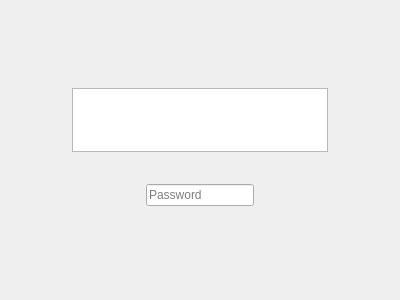
<?xml version="1.0" encoding="UTF-8"?>
<ui version="4.0">
 <class>badger_ubuntu_22_04</class>
 <widget class="QDialog" name="badger_ubuntu_22_04">
  <property name="geometry">
   <rect>
    <x>0</x>
    <y>0</y>
    <width>400</width>
    <height>300</height>
   </rect>
  </property>
  <property name="windowTitle">
   <string>Dialog</string>
  </property>
  <layout class="QVBoxLayout" name="verticalLayout">
   <item>
    <widget class="QLabel" name="clock">
     <property name="text">
      <string/>
     </property>
     <property name="alignment">
      <set>Qt::AlignCenter</set>
     </property>
    </widget>
   </item>
   <item>
    <spacer name="verticalSpacer_2">
     <property name="orientation">
      <enum>Qt::Vertical</enum>
     </property>
     <property name="sizeHint" stdset="0">
      <size>
       <width>20</width>
       <height>51</height>
      </size>
     </property>
    </spacer>
   </item>
   <item>
    <layout class="QHBoxLayout" name="horizontalLayout_2">
     <item>
      <spacer name="horizontalSpacer_3">
       <property name="orientation">
        <enum>Qt::Horizontal</enum>
       </property>
       <property name="sizeHint" stdset="0">
        <size>
         <width>40</width>
         <height>20</height>
        </size>
       </property>
      </spacer>
     </item>
     <item>
      <widget class="QListWidget" name="accounts">
       <property name="sizePolicy">
        <sizepolicy hsizetype="Minimum" vsizetype="Expanding">
         <horstretch>0</horstretch>
         <verstretch>0</verstretch>
        </sizepolicy>
       </property>
       <property name="maximumSize">
        <size>
         <width>16777215</width>
         <height>64</height>
        </size>
       </property>
       <property name="verticalScrollBarPolicy">
        <enum>Qt::ScrollBarAlwaysOff</enum>
       </property>
       <property name="horizontalScrollBarPolicy">
        <enum>Qt::ScrollBarAlwaysOff</enum>
       </property>
      </widget>
     </item>
     <item>
      <spacer name="horizontalSpacer_4">
       <property name="orientation">
        <enum>Qt::Horizontal</enum>
       </property>
       <property name="sizeHint" stdset="0">
        <size>
         <width>40</width>
         <height>20</height>
        </size>
       </property>
      </spacer>
     </item>
    </layout>
   </item>
   <item>
    <layout class="QHBoxLayout" name="horizontalLayout_3">
     <item>
      <spacer name="horizontalSpacer_5">
       <property name="orientation">
        <enum>Qt::Horizontal</enum>
       </property>
       <property name="sizeHint" stdset="0">
        <size>
         <width>40</width>
         <height>20</height>
        </size>
       </property>
      </spacer>
     </item>
     <item>
      <widget class="QLabel" name="account">
       <property name="sizePolicy">
        <sizepolicy hsizetype="Minimum" vsizetype="Preferred">
         <horstretch>0</horstretch>
         <verstretch>0</verstretch>
        </sizepolicy>
       </property>
       <property name="alignment">
        <set>Qt::AlignCenter</set>
       </property>
      </widget>
     </item>
     <item>
      <spacer name="horizontalSpacer_6">
       <property name="orientation">
        <enum>Qt::Horizontal</enum>
       </property>
       <property name="sizeHint" stdset="0">
        <size>
         <width>40</width>
         <height>20</height>
        </size>
       </property>
      </spacer>
     </item>
    </layout>
   </item>
   <item>
    <layout class="QHBoxLayout" name="horizontalLayout">
     <item>
      <spacer name="horizontalSpacer">
       <property name="orientation">
        <enum>Qt::Horizontal</enum>
       </property>
       <property name="sizeHint" stdset="0">
        <size>
         <width>40</width>
         <height>20</height>
        </size>
       </property>
      </spacer>
     </item>
     <item>
      <widget class="QLineEdit" name="password">
       <property name="sizePolicy">
        <sizepolicy hsizetype="Minimum" vsizetype="Fixed">
         <horstretch>0</horstretch>
         <verstretch>0</verstretch>
        </sizepolicy>
       </property>
       <property name="echoMode">
        <enum>QLineEdit::Password</enum>
       </property>
       <property name="placeholderText">
        <string>Password</string>
       </property>
      </widget>
     </item>
     <item>
      <spacer name="horizontalSpacer_2">
       <property name="orientation">
        <enum>Qt::Horizontal</enum>
       </property>
       <property name="sizeHint" stdset="0">
        <size>
         <width>40</width>
         <height>20</height>
        </size>
       </property>
      </spacer>
     </item>
    </layout>
   </item>
   <item>
    <spacer name="verticalSpacer">
     <property name="orientation">
      <enum>Qt::Vertical</enum>
     </property>
     <property name="sizeHint" stdset="0">
      <size>
       <width>20</width>
       <height>50</height>
      </size>
     </property>
    </spacer>
   </item>
   <item>
    <layout class="QHBoxLayout" name="horizontalLayout_4">
     <item>
      <spacer name="horizontalSpacer_8">
       <property name="orientation">
        <enum>Qt::Horizontal</enum>
       </property>
       <property name="sizeHint" stdset="0">
        <size>
         <width>40</width>
         <height>20</height>
        </size>
       </property>
      </spacer>
     </item>
     <item>
      <widget class="QLabel" name="logo">
       <property name="sizePolicy">
        <sizepolicy hsizetype="Minimum" vsizetype="Preferred">
         <horstretch>0</horstretch>
         <verstretch>0</verstretch>
        </sizepolicy>
       </property>
      </widget>
     </item>
     <item>
      <spacer name="horizontalSpacer_7">
       <property name="orientation">
        <enum>Qt::Horizontal</enum>
       </property>
       <property name="sizeHint" stdset="0">
        <size>
         <width>40</width>
         <height>20</height>
        </size>
       </property>
      </spacer>
     </item>
    </layout>
   </item>
  </layout>
 </widget>
 <tabstops>
  <tabstop>accounts</tabstop>
  <tabstop>password</tabstop>
 </tabstops>
 <resources/>
 <connections/>
</ui>
